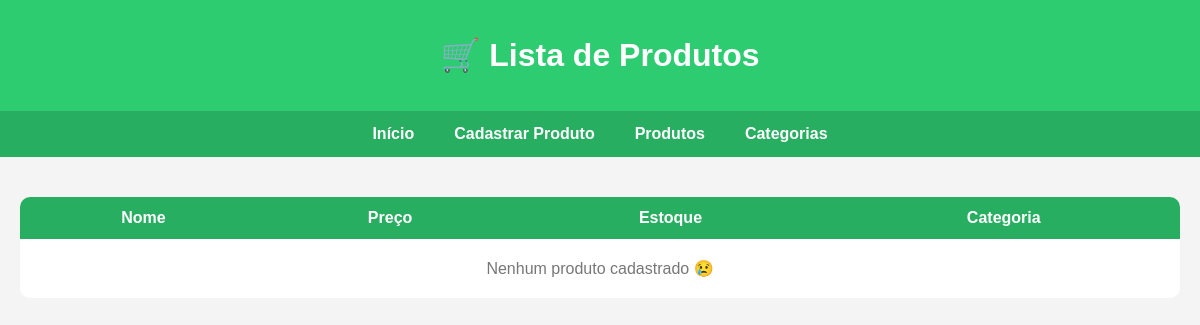
The page /listar_produtos on the database as committed earlier.
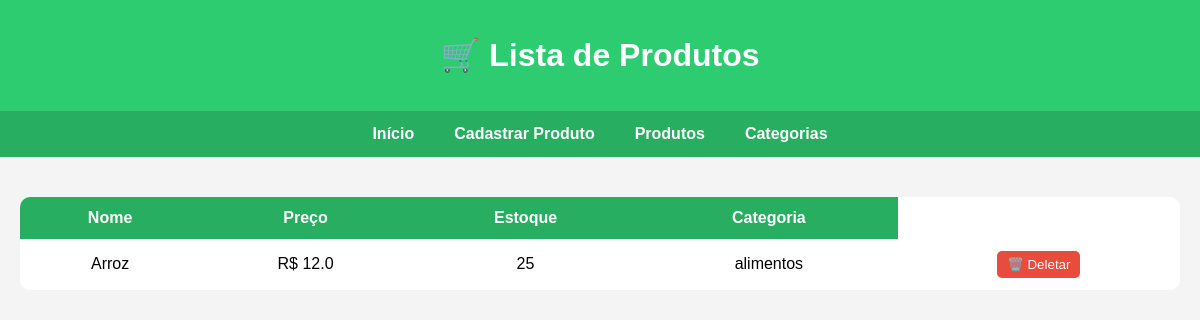
The same page on the database as committed later.
### models.py (models this page shows, shortened)
class Produto(Base):
    __tablename__ = "produtos"
    id = Column(Integer, primary_key=True, autoincrement=True)
    nome = Column(String(100))
    preco = Column(Float)
    estoque = Column(Integer)
    categoria_id = Column(Integer, ForeignKey("categorias.id"))
    categoria = relationship("Categoria", back_populates="produtos")

class Categoria(Base):
    __tablename__ = "categorias"
    id = Column(Integer, primary_key=True, autoincrement=True)
    nome = Column(String(100))
    descricao = Column(String(150), nullable=True)
    produtos = relationship("Produto", back_populates="categoria")

### main.py (the view)
@app.get("/listar_produtos")
def exibir_produtos(
    request: Request,
    db: Session = Depends(get_db)
):
    produtos = db.query(Produto).options(joinedload(Produto.categoria)).all()
    return templates.TemplateResponse(
        request,
        "produtos.html",
        {"request": request, "produtos": produtos}
    )

### templates/produtos.html (shortened to what this page needs)
<!DOCTYPE html>
<html lang="pt-br">
<head>
</head>
<body>
<header>
    <h1>🛒 Lista de Produtos</h1>
</header>
<nav>
    <a href="/">Início</a>
    <a href="/produtos/cadastro">Cadastrar Produto</a>
    <a href="/listar_produtos">Produtos</a>
    <a href="/listar_categorias">Categorias</a>
</nav>
<div class="container">
    <table>
        <thead>
            <tr>
                <th>Nome</th>
                <th>Preço</th>
                <th>Estoque</th>
                <th>Categoria</th>
            </tr>
        </thead>
        <tbody>
            {% if produtos %}
                {% for produto in produtos %}
                <tr>
                    <td>{{ produto.nome }}</td>
                    <td>R$ {{ produto.preco }}</td>
                    <td>{{ produto.estoque }}</td>
                    <td>
                        {{ produto.categoria.nome if produto.categoria else "Sem categoria" }}
                    </td>
                    <td>
                        <form action="/produtos/{{ produto.id }}/deletar" method="post"
                              onsubmit="return confirm('Tem certeza que deseja deletar este produto?');">
                            <button type="submit" class="btn-deletar">
                                🗑️ Deletar
                            </button>
                        </form>
                    </td>
                </tr>
                {% endfor %}
            {% else %}
                <tr>
                    <td colspan="5" class="vazio">
                        Nenhum produto cadastrado 😢
                    </td>
                </tr>
            {% endif %}
        </tbody>
    </table>
</div>
</body>
</html>

### templates/produtos.html (style rules this page uses)
body { margin: 0; font-family: Arial, sans-serif; background: #f4f4f4; }
header { background: #2ecc71; color: white; text-align: center; padding: 15px; }
nav { background: #27ae60; display: flex; justify-content: center; }
nav a { color: white; padding: 14px 20px; text-decoration: none; font-weight: bold; }
.container { padding: 20px; }
table { width: 100%; margin-top: 20px; border-collapse: collapse; background: white; border-radius: 10px; overflow: hidden; }
th, td { padding: 12px; text-align: center; }
th { background: #27ae60; color: white; }
.btn-deletar { background: #e74c3c; color: white; border: none; padding: 6px 10px; cursor: pointer; border-radius: 5px; }

Rows that differ between the two databases and show on the page:
added Produto: nome "Arroz", preco "12.0", estoque "25", categoria "alimentos"
Other text that changed with them:
text no longer shown: "Nenhum produto cadastrado 😢"
